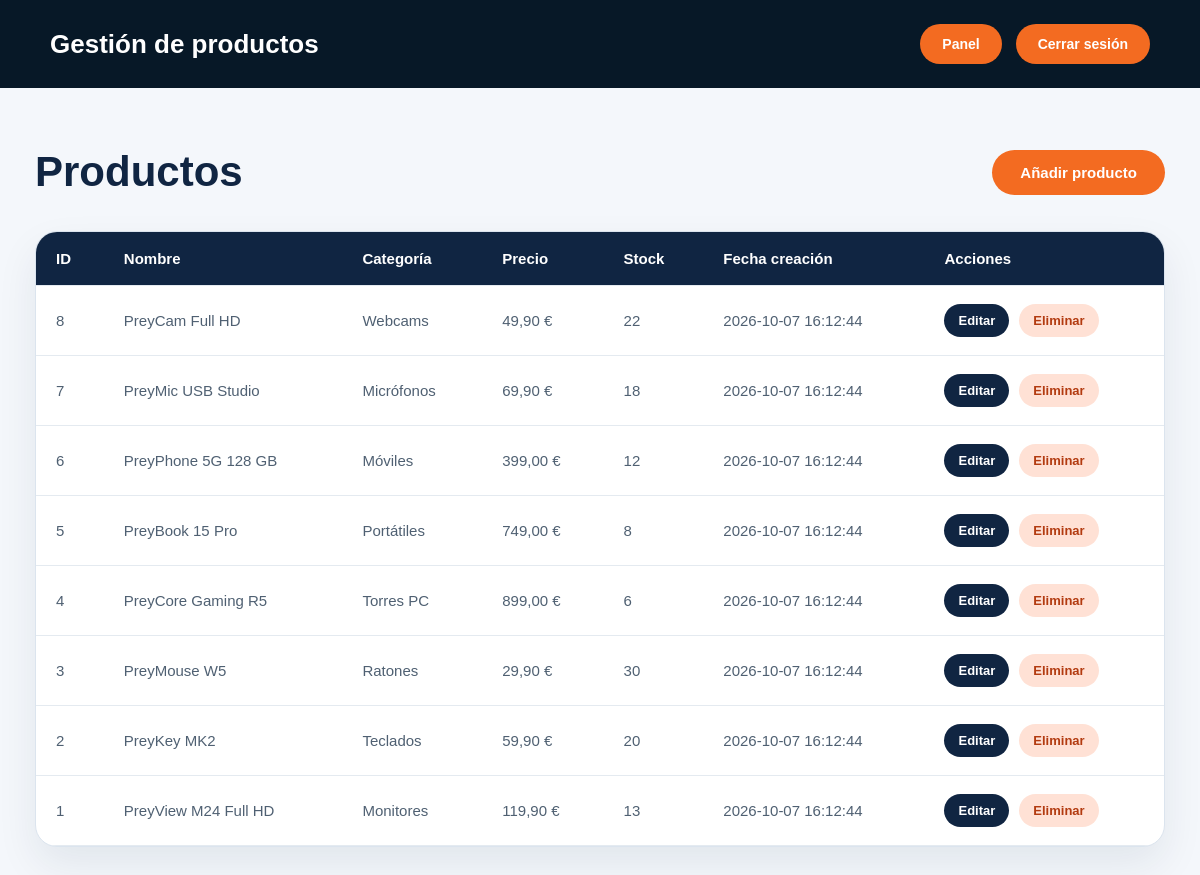
The page /admin/productos.php (signed in) on the database its author committed.
### tables this page shows
CREATE TABLE `productos` (
  `id` int(10) UNSIGNED NOT NULL,
  `sku` varchar(50) NOT NULL,
  `nombre` varchar(150) NOT NULL,
  `categoria` varchar(100) NOT NULL,
  `descripcion` text DEFAULT NULL,
  `precio` decimal(10,2) NOT NULL,
  `stock` int(11) NOT NULL DEFAULT 0,
  `imagen` varchar(255) DEFAULT NULL,
  `activo` tinyint(1) NOT NULL DEFAULT 1,
  `fecha_creacion` timestamp NOT NULL DEFAULT current_timestamp(),
  `fecha_actualizacion` timestamp NOT NULL DEFAULT current_timestamp() ON UPDATE current_timestamp()
);

### admin/productos.php (the view, shortened to what this page needs)
<?php
include "../conexion.php";
$sql = "SELECT * FROM productos ORDER BY id DESC";
$resultado = $conexion->query($sql);
?>
<!DOCTYPE html>
<html lang="es">
<head>
</head>
<body>
    <header class="admin-header">
        <h1>Gestión de productos</h1>
        <nav>
            <a href="panel.php">Panel</a>
            <a href="../acciones/logout.php">Cerrar sesión</a>
        </nav>
    </header>
    <main class="contenedor">
        <div class="titulo-zona">
            <h2>Productos</h2>
            <a href="crear_producto.php" class="boton-nuevo">Añadir producto</a>
        </div>
        <div class="tabla-contenedor">
            <?php if ($resultado && $resultado->num_rows > 0): ?>
                <table>
                    <thead>
                        <tr>
                            <th>ID</th>
                            <th>Nombre</th>
                            <th>Categoría</th>
                            <th>Precio</th>
                            <th>Stock</th>
                            <th>Fecha creación</th>
                            <th>Acciones</th>
                        </tr>
                    </thead>
                    <tbody>
                        <?php while ($producto = $resultado->fetch_assoc()): ?>
                            <tr>
                                <td><?php echo $producto["id"]; ?></td>
                                <td><?php echo htmlspecialchars($producto["nombre"]); ?></td>
                                <td><?php echo htmlspecialchars($producto["categoria"]); ?></td>
                                <td><?php echo number_format($producto["precio"], 2, ",", "."); ?> €</td>
                                <td><?php echo $producto["stock"]; ?></td>
                                <td><?php echo $producto["fecha_creacion"]; ?></td>
                                <td>
                                    <div class="acciones">
                                        <a class="btn-editar" href="editar_producto.php?id=<?php echo $producto["id"]; ?>">Editar</a>
                                        <a class="btn-eliminar" href="eliminar_producto.php?id=<?php echo $producto["id"]; ?>" onclick="return confirm('¿Seguro que quieres eliminar este producto?');">Eliminar</a>
                                    </div>
                                </td>
                            </tr>
                        <?php endwhile; ?>
                    </tbody>
                </table>
            <?php else: ?>
                <div class="sin-productos">
                    Todavía no hay productos registrados.
                </div>
            <?php endif; ?>
        </div>
    </main>
</body>
</html>

### admin/productos.php (style rules this page uses)
* { margin: 0; padding: 0; box-sizing: border-box; }
body { font-family: Arial, Helvetica, sans-serif; background-color: #f4f7fb; color: #102542; }
.admin-header { width: 100%; padding: 24px 50px; background-color: #071827; color: white; display: flex; align-items: center; justify-content: space-between; gap: 30px; }
.admin-header h1 { font-size: 26px; font-weight: 900; }
.admin-header nav { display: flex; gap: 14px; align-items: center; }
.admin-header a { color: white; background-color: #f36b21; padding: 12px 22px; border-radius: 40px; text-decoration: none; font-size: 14px; font-weight: 800; transition: all 0.3s ease; }
.contenedor { max-width: 1250px; margin: 0 auto; padding: 60px 35px; }
.titulo-zona { display: flex; align-items: center; justify-content: space-between; gap: 25px; margin-bottom: 35px; }
.titulo-zona h2 { font-size: 42px; font-weight: 900; }
.boton-nuevo { display: inline-flex; align-items: center; justify-content: center; padding: 14px 28px; border-radius: 40px; background-color: #f36b21; color: white; text-decoration: none; font-weight: 900; font-size: 15px; transition: all 0.3s ease; }
.tabla-contenedor { background-color: white; border-radius: 22px; border: 1px solid #dbe4ee; box-shadow: 0 18px 40px rgba(16, 37, 66, 0.08); overflow: hidden; }
table { width: 100%; border-collapse: collapse; }
thead { background-color: #102542; color: white; }
th, td { padding: 18px 20px; text-align: left; font-size: 15px; border-bottom: 1px solid #e4eaf0; }
th { font-weight: 900; }
td { color: #4f6072; }
.acciones { display: flex; gap: 10px; }
.btn-editar, .btn-eliminar { padding: 9px 14px; border-radius: 30px; text-decoration: none; font-size: 13px; font-weight: 800; }
.btn-editar { background-color: #102542; color: white; }
.btn-eliminar { background-color: #ffe1d5; color: #b33b10; }

### rows shown on the page
productos: id "8", nombre "PreyCam Full HD", categoria "Webcams", precio "49,90", stock "22", fecha_creacion "2026-10-07 16:12:44"
productos: id "7", nombre "PreyMic USB Studio", categoria "Micrófonos", precio "69,90", stock "18", fecha_creacion "2026-10-07 16:12:44"
productos: id "6", nombre "PreyPhone 5G 128 GB", categoria "Móviles", precio "399,00", stock "12", fecha_creacion "2026-10-07 16:12:44"
productos: id "5", nombre "PreyBook 15 Pro", categoria "Portátiles", precio "749,00", stock "8", fecha_creacion "2026-10-07 16:12:44"
productos: id "4", nombre "PreyCore Gaming R5", categoria "Torres PC", precio "899,00", stock "6", fecha_creacion "2026-10-07 16:12:44"
productos: id "3", nombre "PreyMouse W5", categoria "Ratones", precio "29,90", stock "30", fecha_creacion "2026-10-07 16:12:44"
productos: id "2", nombre "PreyKey MK2", categoria "Teclados", precio "59,90", stock "20", fecha_creacion "2026-10-07 16:12:44"
productos: id "1", nombre "PreyView M24 Full HD", categoria "Monitores", precio "119,90", stock "13", fecha_creacion "2026-10-07 16:12:44"
